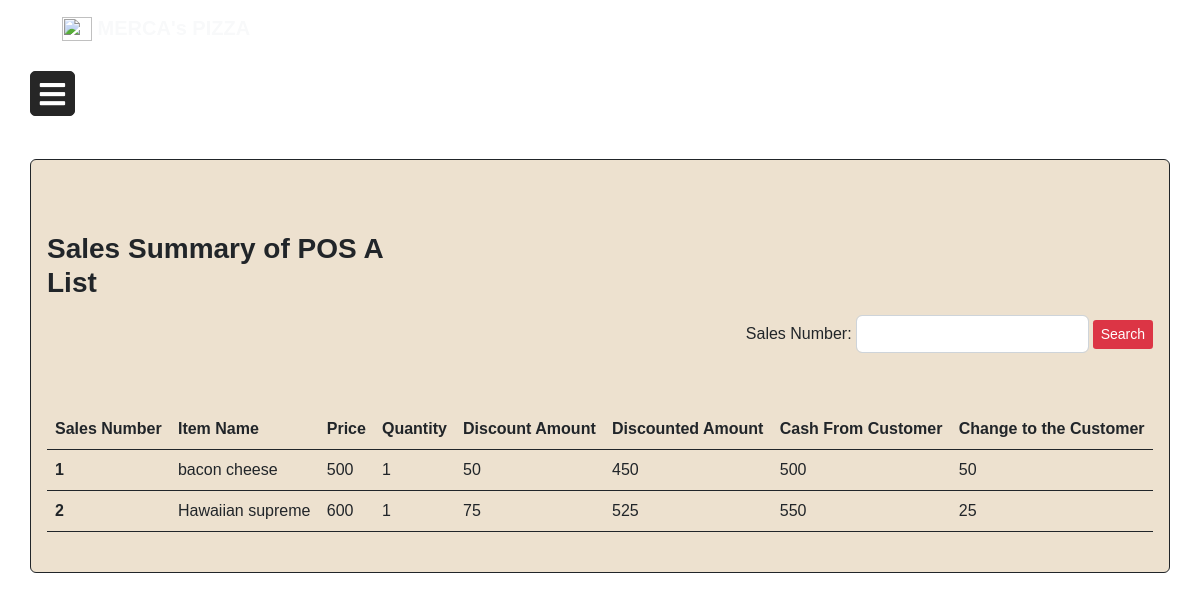
Page /sales_pos_a.php (signed in) on the committed database.
### tables this page shows
CREATE TABLE `sales_pos_a` (
  `SalesNumber` int(11) NOT NULL,
  `ItemName` varchar(100) NOT NULL,
  `Price` int(11) NOT NULL,
  `Quantity` int(11) NOT NULL,
  `DiscountAmount` int(11) NOT NULL,
  `DiscountedAmount` int(11) NOT NULL,
  `CashFromCustomer` int(11) NOT NULL,
  `ChangeToTheCustomer` int(11) NOT NULL
);

### sales_pos_a.php (the view, shortened to what this page needs)
<?php
include "config.php";
if(!isset($_SESSION['usertype'])){
  echo '<script>alert("Unauthorized Web Access")</script>';
  echo '<script>window.location.href="login_page.php"</script>';
}
else{
?>
<!DOCTYPE html>
<html lang="en" dir="ltr">
    <head>
        <link rel="stylesheet" href="css/dashboard.css">
        <link rel="stylesheet" href="style.css">
        <link href="https://cdn.jsdelivr.net/npm/bootstrap@5.0.2/dist/css/bootstrap.min.css" rel="stylesheet">
        <link rel="stylesheet" href="https://cdnjs.cloudflare.com/ajax/libs/font-awesome/5.15.3/css/all.min.css"/>
        <link rel="stylesheet" href="https://cdn.jsdelivr.net/npm/bootstrap-icons@1.9.1/font/bootstrap-icons.css">
        <link rel="stylesheet" href="css/main.min.css">
    </head>
    <nav class="navbar navbar-expand-md navbar-light">
        <div class="container-xxl">
            <a href="dashboard.php" class="navbar-brand">
                <img src="logo.png" alt="" width="30" height="24" class="d-inline-block align-text-top">
                <span class="fw-bold text-light">MERCA's PIZZA</span>
            </a>
        </div>
    </nav>
  <body style="background-image: url(bg.webp);
            no-repeat center center fixed;
            -webkit-background-size: cover;
            -moz-background-size: cover;
            -o-background-size: cover;
            background-size: cover;">
    <section id="sides">
        <label for="check" class="mb-5">
        <i class="fas fa-bars" id="btn"></i>
        </label>
    </section>
<main>
    <br>
    <br>
<section id="main">
    <div class="container-sm form-group border p-3  justify-content-center border-dark rounded" id="empdetailscontainer" style="background-color: #EDE1CF;">
        <div class="row my-2 gy-5 gx-10">
            <div class="col-lg-4">
                <h3 style= "font-weight: bold;">Sales Summary of POS A List</h3>
            </div>
        </div>
        <form action="includes/search_code.php" method="POST">
            <div class="row g-1 align-items-center justify-content-end">
                <div class="col-auto">
                    <label for="searchNum" class="col-form-label">Sales Number:</label>
                </div>
                <div class="col-auto">
                    <input type="search" id="searchNum" name="searchNum"class="form-control">
                </div>
                <div class="col-auto">
                    <button type="submit" id="search_pos_a" name="search_pos_a" class="btn-sm btn-danger">Search</button>
                </div>
            </div>
        </form>
        <div class="row my-2 gy-5 gx-10 justify-content-center">
            <div class="col-lg-12 d-flex justify-content-center">
                <table id="salesTable" class="table table-hover border-dark">
                    <thead>
                        <tr>
                            <th scope="col">Sales Number</th>
                            <th scope="col">Item Name</th>
                            <th scope="col">Price</th>
                            <th scope="col">Quantity</th>
                            <th scope="col">Discount Amount</th>
                            <th scope="col">Discounted Amount</th>
                            <th scope="col">Cash From Customer</th>
                            <th scope="col">Change to the Customer</th>
                        </tr>
                    </thead>
                    <tbody>
                        <?php
                            if (isset($_GET['salesnum'])) {
                                $salesNum = $_GET['salesnum'];
                                $query = "SELECT * FROM sales_pos_a WHERE SalesNumber = '$salesNum'";
                                $run_query = mysqli_query($conn, $query) or die(mysqli_error($conn));
                                if (mysqli_num_rows($run_query) > 0){
                                    while ($row = mysqli_fetch_array($run_query)){
                                        $sales_num = $row['SalesNumber'];
                                        $item_name = $row['ItemName'];
                                        $price = $row['Price'];
                                        $quantity = $row['Quantity'];
                                        $discount_amount = $row['DiscountAmount'];
                                        $discounted_amount = $row['DiscountedAmount'];
                                        $cash_from_customer = $row['CashFromCustomer'];
                                        $change_to_the_customer = $row['ChangeToTheCustomer'];
                                        echo '<th id="salesNum" scope="row">'.$sales_num.'</th>';
                                        echo '<td>'.$item_name.'</td>';
                                        echo '<td>'.$price.'</td>';
                                        echo '<td>'.$quantity.'</td>';
                                        echo '<td>'.$discount_amount.'</td>';
                                        echo '<td>'.$discounted_amount.'</td>';
                                        echo '<td>'.$cash_from_customer.'</td>';
                                        echo '<td>'.$change_to_the_customer.'</td>';
                                        echo '</tr>';
                                        echo '</a>';
                                    }
                                }
                            }
                            else {
                                $query = "SELECT * FROM sales_pos_a";
                                $run_query = mysqli_query($conn, $query) or die(mysqli_error($conn));
                                if (mysqli_num_rows($run_query) > 0){
                                    while ($row = mysqli_fetch_array($run_query)){
                                        $sales_num = $row['SalesNumber'];
                                        $item_name = $row['ItemName'];
                                        $price = $row['Price'];
                                        $quantity = $row['Quantity'];
                                        $discount_amount = $row['DiscountAmount'];
                                        $discounted_amount = $row['DiscountedAmount'];
                                        $cash_from_customer = $row['CashFromCustomer'];
                                        $change_to_the_customer = $row['ChangeToTheCustomer'];
                                        echo '<th id="salesNum" scope="row">'.$sales_num.'</th>';
                                        echo '<td>'.$item_name.'</td>';
                                        echo '<td>'.$price.'</td>';
                                        echo '<td>'.$quantity.'</td>';
                                        echo '<td>'.$discount_amount.'</td>';
                                        echo '<td>'.$discounted_amount.'</td>';
                                        echo '<td>'.$cash_from_customer.'</td>';
                                        echo '<td>'.$change_to_the_customer.'</td>';
                                    }
                                }
                            }
                        ?>
                    </tbody>
                </table>
            </div>
        </div>
    </div>
</section>
</main>
</body>
</html>
<?php  }
?>

### css/dashboard.css (style rules this page uses)
* { margin: 0; padding: 0; text-decoration: none; }
label #btn,label #cancel { position: absolute; cursor: pointer; color: white; border-radius: 5px; border: 1px solid #262626; margin: 15px 30px; font-size: 29px; background: #262626; height: 45px; width: 45px; text-align: center; line-height: 45px; transition: all .5s ease; }

### style.css (style rules this page uses)
* { margin: 0; padding: 0; font-family: 'Kanit', sans-serif; }
.navbar-brand { margin-left: 50px; color: rgb(255, 255, 255); font-weight: bold; }
:root { --blue:#3498db; --red:#e74c3c; --orange:#f39c12; --black:#333; --white:#fff; --light-bg:#eee; --box-shadow:0 5px 10px rgba(0,0,0,.1); --border:2px solid var(--black); }
* { font-family: 'Poppins', sans-serif; margin:0; padding:0; box-sizing: border-box; outline: none; border: none; text-decoration: none; }

### rows in the picture
sales_pos_a: SalesNumber "1", ItemName "bacon cheese", Price "500", Quantity "1", DiscountAmount "50", DiscountedAmount "450", CashFromCustomer "500", ChangeToTheCustomer "50"
sales_pos_a: SalesNumber "2", ItemName "Hawaiian supreme", Price "600", Quantity "1", DiscountAmount "75", DiscountedAmount "525", CashFromCustomer "550", ChangeToTheCustomer "25"
